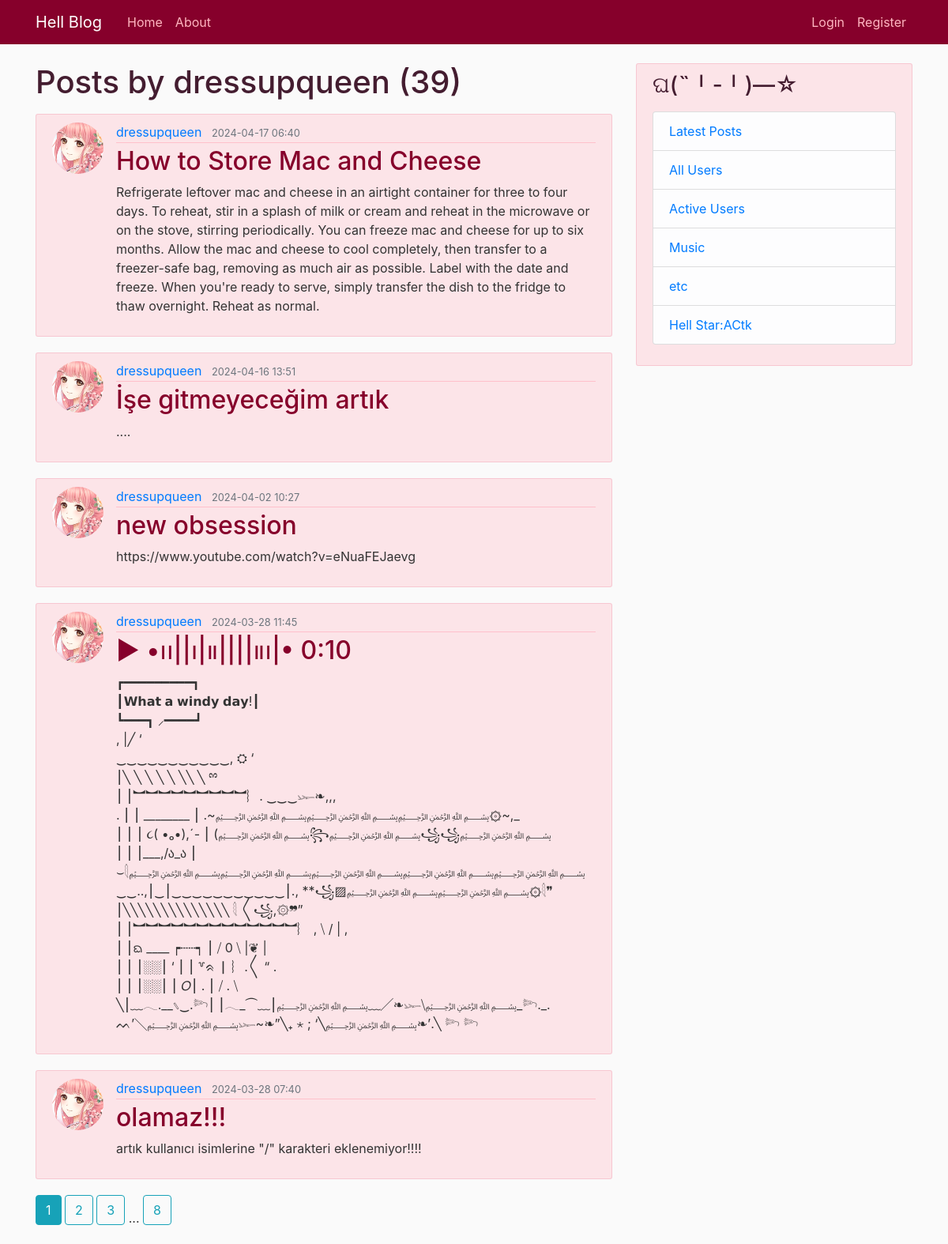
/user/dressupqueen, run on the app's committed database.
### flaskblog/models.py (models this page shows, shortened)
class User(db.Model, UserMixin):
    id = db.Column(db.Integer, primary_key=True)
    username = db.Column(db.String(20), unique=True, nullable=False)
    firstname = db.Column(db.String(20), nullable=False)
    middlename = db.Column(db.String(20))
    lastname = db.Column(db.String(20), nullable=False)
    birthdate = db.Column(db.DateTime, nullable=False)
    email = db.Column(db.String(120), unique=True, nullable=False)
    image_file = db.Column(db.String(20), nullable=False, default='default.jpg')
    password = db.Column(db.String(60), nullable=False)
    salt = db.Column(db.String(60), nullable=False)
    active = db.Column(db.Boolean, nullable=False, default=False)
    posts = db.relationship('Post', backref='author', lazy=True)
    online = db.relationship('ActiveUsers', backref='online', lazy=True)
    dislikes = db.relationship('Dislikes', backref='user', passive_deletes=True)

class Post(db.Model):
    id = db.Column(db.Integer, primary_key=True)
    title = db.Column(db.String(100), nullable=False)
    content = db.Column(db.Text, nullable=False)
    date_posted = db.Column(db.DateTime, nullable=False, default=datetime.utcnow)
    user_id = db.Column(db.Integer, db.ForeignKey('user.id'), nullable=False)
    dislikes = db.relationship('Dislikes', backref='post', passive_deletes=True)

### flaskblog/users/routes.py (the view)
@users.route("/user/<string:username>")
def user_posts(username):  # displaying a user's all posts
    page = request.args.get("page", 1, type=int)
    user = User.query.filter_by(username=username).first_or_404()
    posts = Post.query.filter_by(author=user).order_by(Post.date_posted.desc()).paginate(page=page, per_page=5)
    return render_template('user_posts.html', posts=posts, user=user)

### flaskblog/templates/user_posts.html
{% extends "layout.html" %}
{% block content %}
    <h1 class="mb-3">Posts by {{ user.username }} ({{ posts.total }})    </h1>
    {% for post in posts.items %}
        <article class="media content-section">
            <img class="rounded-circle article-img" src="{{ url_for('static', filename='profile_pics/' + post.author.image_file) }}">
            <div class="media-body">
                <div class="article-metadata">
                    <a class="mr-2" href="{{ url_for('users.user_posts', username=post.author.username) }}">{{ post.author.username }}</a>
                    <small class="text-muted">{{ post.date_posted.strftime('%Y-%m-%d %H:%M') }}</small>
                </div>
                <h2><a class="article-title" href="{{ url_for('posts.post', post_id=post.id) }}">{{ post.title }}</a></h2>
                <p class="article-content">{{ post.content }}</p>
            </div>
        </article>
    {% endfor %}
    {% for page_num in posts.iter_pages(left_edge=1, right_edge=1, left_current=1, right_current=2) %}
        {% if page_num %}
            {% if posts.page == page_num %}
                <a class="btn btn-info mb-4" href="{{ url_for('users.user_posts', username=user.username, page=page_num) }}">
                    {{ page_num }}
                </a>
            {% else %}
                <a class="btn btn-outline-info mb-4" href="{{ url_for('users.user_posts', username=user.username, page=page_num) }}">
                    {{ page_num }}
                </a>
            {% endif %}
        {% else %}
            ...
        {% endif %}
    {% endfor %}
{% endblock content %}

### flaskblog/static/main.css (style rules this page uses)
body { background: #fafafa; color: #333333; margin-top: 5rem; }
h1, h2, h3, h4, h5, h6 { color: #441d30; }
.content-section { background: rgba(255, 192, 203, 0.39); padding: 10px 20px; border: 1px solid rgba(211, 14, 57, 0.13); border-radius: 3px; margin-bottom: 20px; }
.article-title { color: #86002b; }
.article-content { white-space: pre-line; }
.article-img { height: 65px; width: 65px; margin-right: 16px; }
.article-metadata { padding-bottom: 1px; margin-bottom: 4px; border-bottom: 1px solid #ffc0cb; }

### data on the page
User: username "dressupqueen"
Post: image_file (picture), author.username "dressupqueen", date_posted "2024-04-17 06:40", title "How to Store Mac and Cheese", content "Refrigerate leftover mac and cheese in an airtight container for three to four days. To reheat, stir in a splash of milk or cream and reheat in the microwave or on the stove, stirring periodically. You can freeze mac and cheese for up to six months. Allow the mac and cheese to cool completely, then transfer to a freezer-safe bag, removing as much air as possible. Label with the date and freeze. When you're ready to serve, simply transfer the dish to the fridge to thaw overnight. Reheat as normal."
Post: image_file (picture), author.username "dressupqueen", date_posted "2024-04-16 13:51", title "İşe gitmeyeceğim artık", content "...."
Post: image_file (picture), author.username "dressupqueen", date_posted "2024-04-02 10:27", title "new obsession", content "https://www.youtube.com/watch?v=eNuaFEJaevg"
Post: image_file (picture), author.username "dressupqueen", date_posted "2024-03-28 11:45", title "▶︎ •၊၊||၊|။||||။‌‌‌‌‌၊|• 0:10", content "┏━━━━━━━━━┓ ┃𝗪𝗵𝗮𝘁 𝗮 𝘄𝗶𝗻𝗱𝘆 𝗱𝗮𝘆!┃ ┗━━━┓ ⸝━━━━┛ , |╱ ‘ ‿‿‿‿‿‿‿‿‿‿‿, ⛭ ‘ ⎮╲ ╲ ╲ ╲ ╲ ╲╲ ╲ ྉ ⎮ ⎮︼︼︼︼︼︼︼︼︼︴. ‿‿‿𓆱❧,,, . ⎮ ⎮ ________ ⎮ .~﷽﷽﷽۞~,_ ⎮ ⎮ ⎮ ૮( •ₒ•),ˊ- ⎮ (﷽꧂﷽꧁꧁﷽ ⎮ ⎮ ⎮___,/ა_ა ⎮ ⌣𓇛﷽﷽﷽﷽﷽ ‿‿..,⎮‿⎮‿‿‿‿‿‿‿‿‿‿‿⎮., **꧁▨﷽﷽۞𓇛❞ ⎮╲╲╲╲╲╲╲╲╲╲╲╲╲╲ 𓇛 〱꧁,۞❞” ⎮ ⎮︼︼︼︼︼︼︼︼︼︼︼︼︼︴ , ⧹ / | , ⎮ ⎮ᨳ ____ ┍┄┄┑ ⎮ ⧸ 0 ⧹ |❦ | ⎮ ⎮ ⎮░░⎮ ‘ ⎮ ⎮ ꒷ᨑ ⎮ ︴.〱 “ . ⎮ ⎮ ⎮░░⎮ ⎮ 𝛰⎮ . ⎮ ⧸ . ⧹ ╲⎮﹏𓂃.__𔖲‿.𓆸⎮ ⎮𓂃_⏜﹏⎮﷽﹏╱❧𓆱⧹﷽_𓆸._. ᨓ’╲﷽𓆱~❧”╲₊ ⋆ ; ‘╲﷽❧’.╲ 𓆸 𓆸"
Post: image_file (picture), author.username "dressupqueen", date_posted "2024-03-28 07:40", title "olamaz!!!", content "artık kullanıcı isimlerine \"/\" karakteri eklenemiyor!!!!"

### other printed values
{{ posts.total }} "39"
{{ page_num }} "1"
{{ page_num }} "2" "3" "8"
